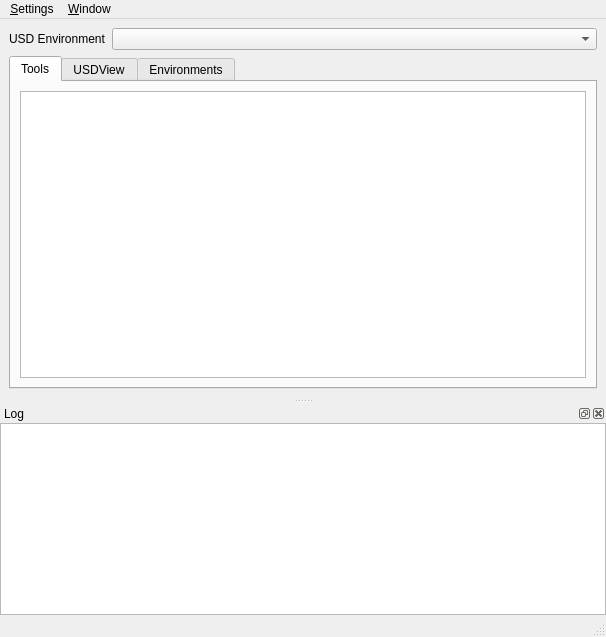
<?xml version="1.0" encoding="UTF-8"?>
<ui version="4.0">
 <class>MainWindow</class>
 <widget class="QMainWindow" name="MainWindow">
  <property name="geometry">
   <rect>
    <x>0</x>
    <y>0</y>
    <width>606</width>
    <height>637</height>
   </rect>
  </property>
  <property name="font">
   <font>
    <family>Arial</family>
   </font>
  </property>
  <property name="windowTitle">
   <string>MainWindow</string>
  </property>
  <widget class="QWidget" name="centralwidget">
   <layout class="QVBoxLayout" name="verticalLayout_3">
    <item>
     <layout class="QHBoxLayout" name="horizontalLayout" stretch="0,1">
      <item>
       <widget class="QLabel" name="label">
        <property name="text">
         <string>USD Environment</string>
        </property>
       </widget>
      </item>
      <item>
       <widget class="QComboBox" name="cbUSDEnvironment"/>
      </item>
     </layout>
    </item>
    <item>
     <widget class="QTabWidget" name="tabWidget">
      <property name="currentIndex">
       <number>0</number>
      </property>
      <widget class="QWidget" name="tab">
       <attribute name="title">
        <string>Tools</string>
       </attribute>
       <layout class="QVBoxLayout" name="verticalLayout_2">
        <item>
         <widget class="QListWidget" name="lwTools">
          <property name="showDropIndicator" stdset="0">
           <bool>false</bool>
          </property>
          <property name="selectionMode">
           <enum>QAbstractItemView::NoSelection</enum>
          </property>
          <property name="iconSize">
           <size>
            <width>100</width>
            <height>100</height>
           </size>
          </property>
          <property name="movement">
           <enum>QListView::Static</enum>
          </property>
          <property name="resizeMode">
           <enum>QListView::Adjust</enum>
          </property>
          <property name="gridSize">
           <size>
            <width>110</width>
            <height>120</height>
           </size>
          </property>
          <property name="viewMode">
           <enum>QListView::IconMode</enum>
          </property>
          <property name="uniformItemSizes">
           <bool>true</bool>
          </property>
         </widget>
        </item>
       </layout>
      </widget>
      <widget class="QWidget" name="tab_2">
       <attribute name="title">
        <string>USDView</string>
       </attribute>
       <layout class="QVBoxLayout" name="verticalLayout">
        <item>
         <widget class="QPushButton" name="pbOpenUsdView">
          <property name="text">
           <string>Open Layer...</string>
          </property>
         </widget>
        </item>
        <item>
         <widget class="QListWidget" name="lwUsdViewHistory">
          <property name="styleSheet">
           <string notr="true">QListWidget::item {
	padding: 6px;
}</string>
          </property>
         </widget>
        </item>
       </layout>
      </widget>
      <widget class="QWidget" name="tab_3">
       <attribute name="title">
        <string>Environments</string>
       </attribute>
       <layout class="QVBoxLayout" name="verticalLayout_4">
        <item>
         <widget class="QPlainTextEdit" name="pteEnvironment">
          <property name="lineWrapMode">
           <enum>QPlainTextEdit::WidgetWidth</enum>
          </property>
          <property name="readOnly">
           <bool>true</bool>
          </property>
          <property name="plainText">
           <string/>
          </property>
         </widget>
        </item>
       </layout>
      </widget>
     </widget>
    </item>
   </layout>
  </widget>
  <widget class="QMenuBar" name="menubar">
   <property name="geometry">
    <rect>
     <x>0</x>
     <y>0</y>
     <width>606</width>
     <height>21</height>
    </rect>
   </property>
   <widget class="QMenu" name="menu_Settings">
    <property name="title">
     <string>&amp;Settings</string>
    </property>
    <addaction name="actionOpenEnvironmentJson"/>
    <addaction name="actionOpenToolsJson"/>
    <addaction name="separator"/>
    <addaction name="actionReloadSettingsJson"/>
    <addaction name="separator"/>
    <addaction name="actionExit"/>
   </widget>
   <widget class="QMenu" name="menuWindow">
    <property name="title">
     <string>&amp;Window</string>
    </property>
   </widget>
   <addaction name="menu_Settings"/>
   <addaction name="menuWindow"/>
  </widget>
  <widget class="QStatusBar" name="statusbar"/>
  <widget class="QDockWidget" name="dwLog">
   <property name="windowTitle">
    <string>Log</string>
   </property>
   <attribute name="dockWidgetArea">
    <number>8</number>
   </attribute>
   <widget class="QWidget" name="dockWidgetContents">
    <layout class="QVBoxLayout" name="verticalLayout_6">
     <property name="leftMargin">
      <number>0</number>
     </property>
     <property name="topMargin">
      <number>0</number>
     </property>
     <property name="rightMargin">
      <number>0</number>
     </property>
     <property name="bottomMargin">
      <number>0</number>
     </property>
     <item>
      <widget class="QPlainTextEdit" name="pteLog">
       <property name="font">
        <font>
         <family>Consolas</family>
         <pointsize>10</pointsize>
        </font>
       </property>
       <property name="readOnly">
        <bool>true</bool>
       </property>
      </widget>
     </item>
    </layout>
   </widget>
  </widget>
  <action name="actionNew_Environment">
   <property name="text">
    <string>&amp;New Environment...</string>
   </property>
  </action>
  <action name="actionOpenEnvironmentJson">
   <property name="text">
    <string>Open Environment Json</string>
   </property>
  </action>
  <action name="actionExit">
   <property name="text">
    <string>&amp;Exit</string>
   </property>
  </action>
  <action name="actionOpenToolsJson">
   <property name="text">
    <string>Open Tools Json</string>
   </property>
  </action>
  <action name="actionReloadSettingsJson">
   <property name="text">
    <string>Reload Settings Json</string>
   </property>
  </action>
 </widget>
 <resources>
  <include location="test.qrc"/>
 </resources>
 <connections/>
</ui>
